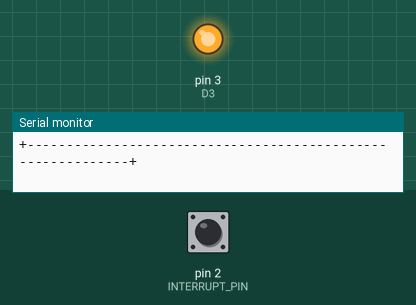
This sketch was run on a simulated Arduino Uno, built with avr-gcc and run on an emulated ATmega328P. Parts: output pins drawn as LEDs (lit = HIGH), the last lines printed to the serial monitor. The inputs (shaded band) are chosen by the test bench; at power-on: pin 2 (INTERRUPT_PIN) HIGH.

Above: at 1.4 s.
1.5 s: pin 2 (INTERRUPT_PIN) pulled LOW for 0.15 s
3.1 s: pin 2 (INTERRUPT_PIN) pulled LOW for 1 s
At 5.8 s:
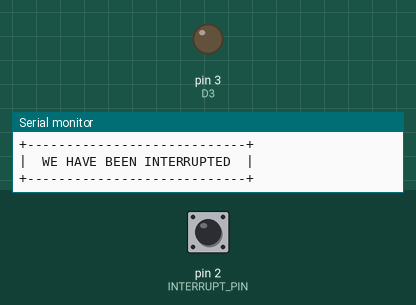
7.1 s: pin 2 (INTERRUPT_PIN) pulled LOW for 3.2 s
Timing chart, 0 to 10.1 s (numbered marks = the images above; inputs shaded):
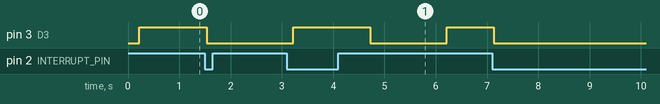

Measured:
- after the input at 3.1 s, pin 3 (D3): LOW → HIGH after 0.12 s, → LOW 1.5 s later, → HIGH 1.5 s later

The sketch:

Interrupt_Test.ino
```cpp
/**
 * @author: Rezvee Rahman
 * @date: 02/03/2025
 *
 * @details: Doing some arduino interrupt testing.
 */

/* Function Headers */
void handleInterrupt(void);


/* DEFINES */
#define SERIAL_RATE 9600
#define BLINK_DELAY 1500

#define INIT_MSG "+------------------------------------------------------------+\n| O - This Micro-Controller was programmed by: Rezvee Rahman |\n| O - Copyrights-Free-and-Open-to-Use: Circa. 2025           |\n+------------------------------------------------------------+\n"""
#define INTERRUPT_MSG "+----------------------------+\n|  WE HAVE BEEN INTERRUPTED  |\n+----------------------------+\n"
#define RESUME_MSG "\n+-- Resuming Normal Operations --+\n"

/* Using ATMega328 Board we can do the following */
#define INTERRUPT_PIN 2
#define D3 3

bool active = true;

void setup() {
  /* Do not interrupt any set up code */
  Serial.begin(SERIAL_RATE);
  Serial.println("Initializing Arduino");
  Serial.println(INIT_MSG);

  pinMode(D3, OUTPUT);

  /* Interrupt PIN */
  pinMode(INTERRUPT_PIN, INPUT_PULLUP);
  /*
   * O LOW     - Trigger the Interrupt whenever the pin is low
   * O CHANGE  - to Trigger the Interrupt whenever the pin changes value
   * O RISING  - to Trigger when the pin goes from low to HIGH
   * O FALLING - for when the pin goes from high to low
   *
   * For Due, Zero, and MKR1000 boards:
   * O High to trigger the interrupt whenever the pins is high.
   */
  attachInterrupt(digitalPinToInterrupt(INTERRUPT_PIN), handleInterrupt, FALLING);
}

void loop() {
  /* Re-enable interrupt */
  if (active) {
    digitalWrite(D3, HIGH);
    delay (BLINK_DELAY);
  }
  digitalWrite(D3, LOW);
  delay (BLINK_DELAY);
}

void handleInterrupt() {
  Serial.println(INTERRUPT_MSG);
  if (active) {
    active = false;
  } else {
    active = true;
  }
  digitalWrite(D3, LOW);
}
```
